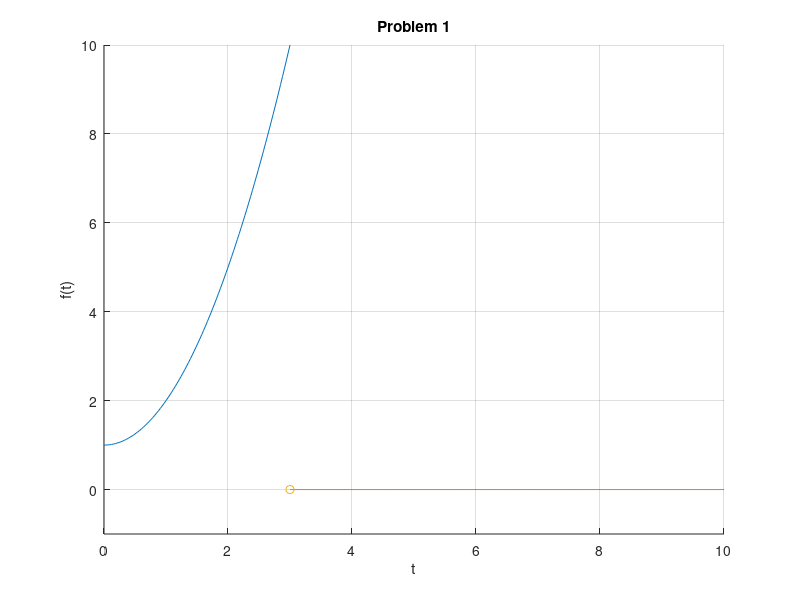

Write MATLAB code to recreate this figure.
clear
figure(1)
clf
hold off

grid on
hold on

t = linspace(0,3,100);
plot(t, t.^2 + 1);

t = linspace(3,10,1000);
plot(t,t-t);
plot(3,0,'o');

ylim([-1 10]);
xlabel('t');
ylabel('f(t)');
title('Problem 1')